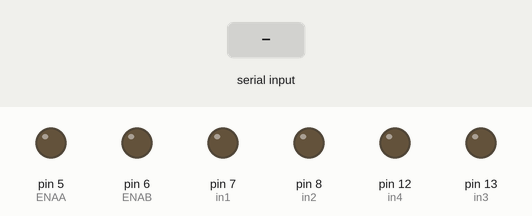
Simulated run of this sketch. Board: Arduino Uno, built with avr-gcc and run on an emulated ATmega328P. On the bench: output pins drawn as LEDs (lit = HIGH). The inputs (shaded band) are chosen by the test bench. What the sketch prints to the serial monitor is not drawn.

Above: at 1.2 s.
1.3 s: "F" received over Serial
At 1.8 s:
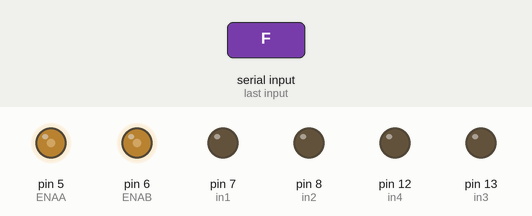
2.8 s: "B" received over Serial
At 4.0 s:
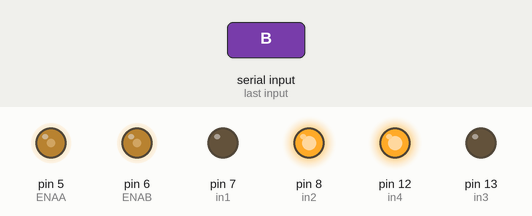
4.3 s: "L" received over Serial
At 5.3 s:
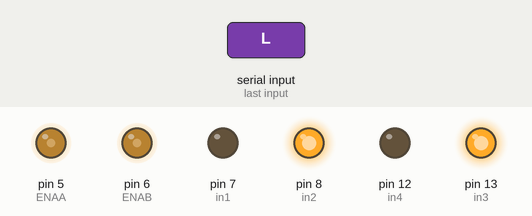
5.8 s: "R" received over Serial
At 6.5 s:
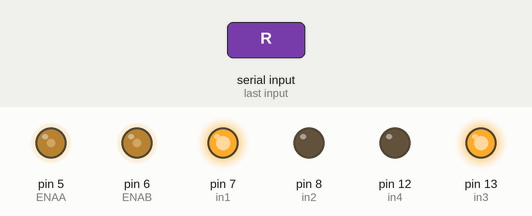
7.3 s: "S" received over Serial
At 7.6 s:
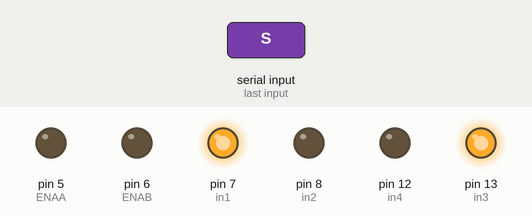
8.8 s: "L" received over Serial
At 9.9 s:
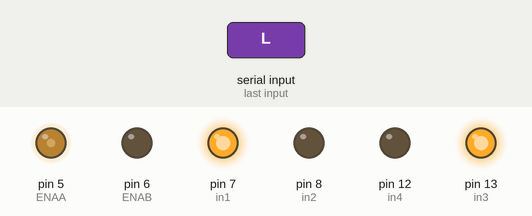
Timing chart, 0 to 11.3 s (numbered marks = the images above; inputs shaded):
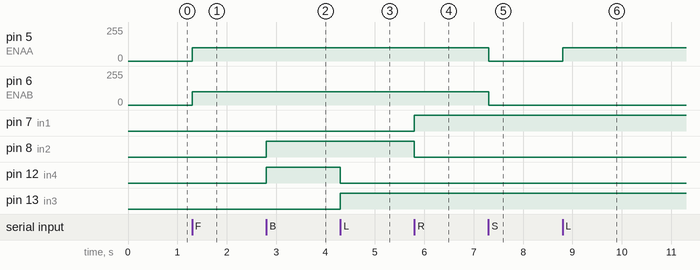

The sketch:

car.ino
```cpp
int in1 = 7; //upper right
int in2 = 8; // lower right
int ENAA = 5;
int in3 = 13; // upper left
int in4 = 12; // lower left
int ENAB = 6;
int Speed = 100;

char incomingByte;
void forward(){

    analogWrite(ENAA,Speed);
    analogWrite(ENAB,Speed);
 }

 void backward(){
    digitalWrite(in3,LOW);
    digitalWrite(in4,HIGH);
    digitalWrite(in1,LOW);
    digitalWrite(in2,HIGH);

    analogWrite(ENAA,Speed);
    analogWrite(ENAB,Speed);
  }

 void left(){
    digitalWrite(in3,HIGH);
    digitalWrite(in4,LOW);


    analogWrite(ENAA,Speed);
  }

  void right(){
    digitalWrite(in1,HIGH);
    digitalWrite(in2,LOW);

    analogWrite(ENAB,Speed);
   }

  void Stop(){
    analogWrite(ENAA,0);
    analogWrite(ENAB,0);
    }


void setup(){
  // put your setup code here, to run once:
  pinMode(in1,OUTPUT);
  pinMode(in2,OUTPUT);
  pinMode(in3,OUTPUT);
  pinMode(in4,OUTPUT);
  Serial.begin(9600);
}

void loop() {
  // put your main code here, to run repeatedly:
  // reply only when you receive data:
  if (Serial.available() > 0) {
    // read the incoming byte:
    incomingByte = Serial.read();
    Serial.print(incomingByte);

    // say what you got:
    if (incomingByte == 'F'){

         forward();
      }
    else if (incomingByte == 'B'){
         backward();
      }
    else if (incomingByte == 'L'){
         left();
      }
    else if (incomingByte == 'R'){
        right();
      }
    else if (incomingByte == 'S'){
        Stop();
      }

  }

}
```

Measured:
- after the input at 1.3 s, pin 5 (ENAA), pin 6 (ENAB): 0/255 → 100/255 at once
- after the input at 2.8 s, pin 8 (in2), pin 12 (in4): LOW → HIGH at once
- after the input at 4.3 s, pin 12 (in4): HIGH → LOW at once; pin 13 (in3): LOW → HIGH at once
- after the input at 5.8 s, pin 7 (in1): LOW → HIGH at once; pin 8 (in2): HIGH → LOW at once
- after the input at 7.3 s, pin 5 (ENAA), pin 6 (ENAB): 100/255 → 0/255 at once
- after the input at 8.8 s, pin 5 (ENAA): 0/255 → 100/255 at once
